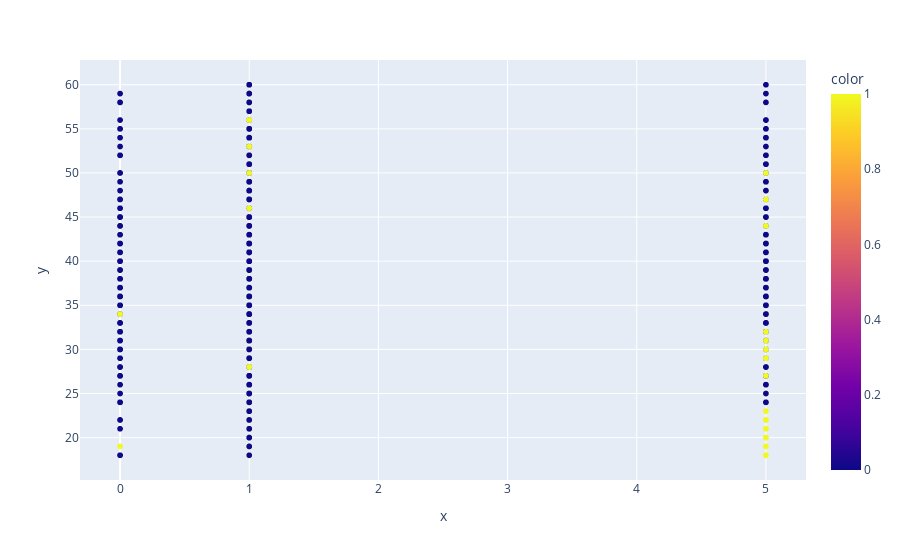

Write notebook code for a chart like this one.
### Code cell
fig = px.scatter(x = x["BusinessTravel"], y = x["Age"], color=y, )
fig.show()

### Figure 1 — Plotly figure (JSON) as saved in the notebook; plotly's stock layout.template omitted (floating-point values rounded to 4 significant figures; data arrays with more than 128 entries replaced by an {"elided": "..."} marker saying what was removed)
{"data": [{"hovertemplate": "x=%{x}<br>y=%{y}<br>color=%{marker.color}<extra></extra>", "legendgroup": "", "marker": {"color": {"elided": "1470 int values"}, "coloraxis": "coloraxis", "symbol": "circle"}, "mode": "markers", "name": "", "showlegend": false, "type": "scattergl", "x": {"elided": "1470 int values"}, "xaxis": "x", "y": {"elided": "1470 int values"}, "yaxis": "y"}], "layout": {"coloraxis": {"colorbar": {"title": {"text": "color"}}, "colorscale": [[0, "#0d0887"], [0.1111, "#46039f"], [0.2222, "#7201a8"], [0.3333, "#9c179e"], [0.4444, "#bd3786"], [0.5556, "#d8576b"], [0.6667, "#ed7953"], [0.7778, "#fb9f3a"], [0.8889, "#fdca26"], [1, "#f0f921"]]}, "legend": {"tracegroupgap": 0}, "margin": {"t": 60}, "xaxis": {"anchor": "y", "domain": [0, 1], "title": {"text": "x"}}, "yaxis": {"anchor": "x", "domain": [0, 1], "title": {"text": "y"}}}}
